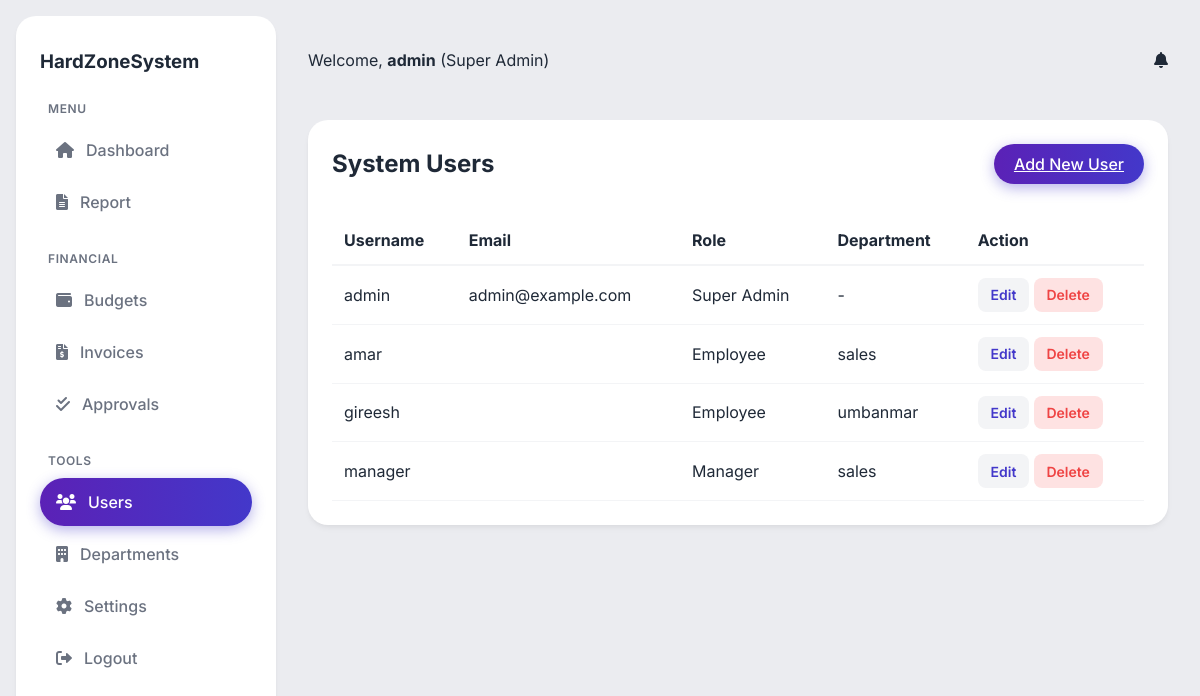
Screenshot of /users/manage/ (signed in) with the database file from the repository.
### users/models.py (models this page shows, shortened)
class CustomUser(AbstractUser):
    ROLE_CHOICES = (
        ('ADMIN', 'Super Admin'),
        ('MANAGER', 'Manager'),
        ('EMPLOYEE', 'Employee'),
    )
    role = models.CharField(max_length=20, choices=ROLE_CHOICES, default='EMPLOYEE')
    department = models.ForeignKey('budgets.Department', on_delete=models.SET_NULL, null=True, blank=True, related_name='members')
    manager = models.ForeignKey('self', on_delete=models.SET_NULL, null=True, blank=True, related_name='subordinates')
    status = models.BooleanField(default=True) # True for Active, False for Inactive

### budgets/models.py (models this page shows, shortened)
class Department(models.Model):
    name = models.CharField(max_length=100, unique=True)
    total_budget = models.DecimalField(max_digits=12, decimal_places=2, default=0.00)

### users/views.py (the view)
# urls.py: path('manage/', views.user_list, name='user_list'),
@admin_required
def user_list(request):
    users = CustomUser.objects.all().order_by('username')
    return render(request, 'users/user_list.html', {'users': users})

### users/views.py (called while the page is built)
def admin_required(function):
    return user_passes_test(lambda u: u.is_authenticated and u.role == 'ADMIN')(function)

### templates/users/user_list.html (shortened to what this page needs)
{% extends 'base.html' %}
{% block content %}
<div class="card">
    <div style="display: flex; justify-content: space-between; align-items: center; margin-bottom: 2rem;">
        <h2>System Users</h2>
        <a href="{% url 'user_create' %}" class="btn btn-primary">Add New User</a>
    </div>
    <table style="width: 100%; border-collapse: collapse;">
        <thead>
            <tr style="border-bottom: 2px solid var(--border-color); text-align: left;">
                <th style="padding: 0.75rem;">Username</th>
                <th style="padding: 0.75rem;">Email</th>
                <th style="padding: 0.75rem;">Role</th>
                <th style="padding: 0.75rem;">Department</th>
                <th style="padding: 0.75rem;">Action</th>
            </tr>
        </thead>
        <tbody>
            {% for user in users %}
            <tr style="border-bottom: 1px solid var(--border-color);">
                <td style="padding: 0.75rem;">{{ user.username }}</td>
                <td style="padding: 0.75rem;">{{ user.email }}</td>
                <td style="padding: 0.75rem;">{{ user.get_role_display }}</td>
                <td style="padding: 0.75rem;">{{ user.department.name|default:"-" }}</td>
                <td style="padding: 0.75rem;">
                    <a href="{% url 'user_edit' user.id %}">Edit</a>
                    <a href="{% url 'user_delete' user.id %}" class="btn-danger">Delete</a>
                </td>
            </tr>
            {% endfor %}
        </tbody>
    </table>
</div>
{% endblock %}

### templates/base.html (shortened to what this page needs)
<!DOCTYPE html>
<html lang="en">
<head>
    {% load static %}
    <link rel="stylesheet" href="{% static 'css/style.css' %}">
    <link rel="stylesheet" href="https://cdnjs.cloudflare.com/ajax/libs/font-awesome/6.0.0/css/all.min.css">
</head>
<body>
    <div class="dashboard-container">
        {% if user.is_authenticated %}
        <aside class="sidebar">
            <h3>HardZoneSystem</h3>
            <ul class="nav-links">
                <li><span class="menu-group">Menu</span></li>
                <li><a href="{% url 'dashboard' %}"
                        class="{% if request.resolver_match.url_name == 'dashboard' %}active{% endif %}">
                        <i class="fas fa-home"></i> <span>Dashboard</span></a></li>
                <li><a href="{% url 'export_report_excel' %}"><i class="fas fa-file-alt"></i> <span>Report</span></a></li>
                <li><span class="menu-group">Financial</span></li>
                <li><a href="{% url 'budget_list' %}" class="{% if 'budgets' in request.path %}active{% endif %}">
                        <i class="fas fa-wallet"></i> <span>Budgets</span></a></li>
                <li><a href="{% url 'expense_list' %}" class="{% if 'expenses' in request.path %}active{% endif %}">
                        <i class="fas fa-file-invoice-dollar"></i> <span>Invoices</span></a></li>
                {% if user.role != 'EMPLOYEE' %}
                <li><a href="{% url 'approval_list' %}" class="{% if 'approvals' in request.path %}active{% endif %}">
                        <i class="fas fa-check-double"></i> <span>Approvals</span></a></li>
                {% endif %}
                <li><span class="menu-group">Tools</span></li>
                {% if user.role == 'ADMIN' %}
                <li><a href="{% url 'user_list' %}" class="{% if 'users' in request.path %}active{% endif %}">
                        <i class="fas fa-users"></i> <span>Users</span></a></li>
                <li><a href="{% url 'department_list' %}"
                        class="{% if 'departments' in request.path %}active{% endif %}">
                        <i class="fas fa-building"></i> <span>Departments</span></a></li>
                <li><a href="{% url 'company_settings' %}" class="{% if 'settings' in request.path %}active{% endif %}">
                        <i class="fas fa-cog"></i> <span>Settings</span></a></li>
                {% endif %}
                <li><a href="{% url 'logout' %}"><i class="fas fa-sign-out-alt"></i> <span>Logout</span></a></li>
            </ul>
        </aside>
        {% endif %}
        <main class="main-content">
            {% if user.is_authenticated %}
            <header class="top-nav">
                <div class="user-info">
                    Welcome, <strong>{{ user.username }}</strong> ({{ user.get_role_display }})
                </div>
                <div class="notifications">
                    <i class="fas fa-bell"></i>
                </div>
            </header>
            {% endif %}
            {% block content %}
            {% endblock %}
        </main>
    </div>
</body>
</html>

### static/css/style.css (style rules this page uses)
:root { --primary-color: #4338ca; --primary-hover: #3730a3; --secondary-color: #1e1b4b; --bg-main: #ebecf0; --bg-card: #ffffff; --bg-sidebar: #ffffff; --text-main: #1f2937; --text-muted: #6b7280; --border-color: #f3f4f6; --success: #10b981; --success-bg: #d1fae5; --danger: #ef4444; --danger-bg: #fee2e2; --warning: #f59e0b; }
* { margin: 0; padding: 0; box-sizing: border-box; }
body { font-family: 'Inter', sans-serif; background-color: var(--bg-main); color: var(--text-main); line-height: 1.5; }
.dashboard-container { display: flex; min-height: 100vh; }
.sidebar { width: 260px; background-color: var(--bg-sidebar); color: var(--text-main); padding: 2rem 1.5rem; margin: 1rem 0 1rem 1rem; border-radius: 20px; transition: all 0.3s; box-shadow: 0 4px 6px -1px rgba(0, 0, 0, 0.05), 0 2px 4px -1px rgba(0, 0, 0, 0.03); }
.nav-links { list-style: none; }
.nav-links li { margin-bottom: 0.25rem; }
.nav-links li span.menu-group { display: block; font-size: 0.75rem; text-transform: uppercase; color: var(--text-muted); margin: 1.5rem 0 0.5rem 0.5rem; letter-spacing: 0.05em; font-weight: 600; }
.nav-links a { color: var(--text-muted); text-decoration: none; padding: 0.75rem 1rem; display: flex; align-items: center; gap: 0.75rem; border-radius: 9999px; transition: all 0.2s; font-weight: 500; }
.nav-links a.active { background: linear-gradient(90deg, #5b21b6 0%, #4338ca 100%); color: white; box-shadow: 0 4px 14px 0 rgba(67, 56, 202, 0.39); }
.main-content { flex: 1; padding: 2rem; }
.top-nav { display: flex; justify-content: space-between; align-items: center; margin-bottom: 2rem; background: transparent; padding: 1rem 0; }
.card { background: var(--bg-card); border-radius: 20px; padding: 1.5rem; box-shadow: 0 4px 6px -1px rgba(0, 0, 0, 0.05), 0 2px 4px -1px rgba(0, 0, 0, 0.03); margin-bottom: 1.5rem; border: none; }
.btn { padding: 0.5rem 1.25rem; border-radius: 9999px; font-weight: 500; cursor: pointer; border: none; transition: all 0.2s; }
.btn-primary { background: linear-gradient(90deg, #5b21b6 0%, #4338ca 100%); color: white; box-shadow: 0 4px 14px 0 rgba(67, 56, 202, 0.39); }
table a { color: var(--primary-color); text-decoration: none; font-weight: 600; font-size: 0.875rem; padding: 0.4rem 0.8rem; border-radius: 8px; background-color: #f3f4f6; transition: all 0.2s; display: inline-block; }
table a.btn-danger { color: var(--danger); background-color: var(--danger-bg); }

### rows the page displays
CustomUser: username "admin", role "Super Admin", email "admin@example.com", department.name "-"
CustomUser: username "amar", role "Employee", department.name "sales"
CustomUser: username "gireesh", role "Employee", department.name "umbanmar"
CustomUser: username "manager", role "Manager", department.name "sales"
